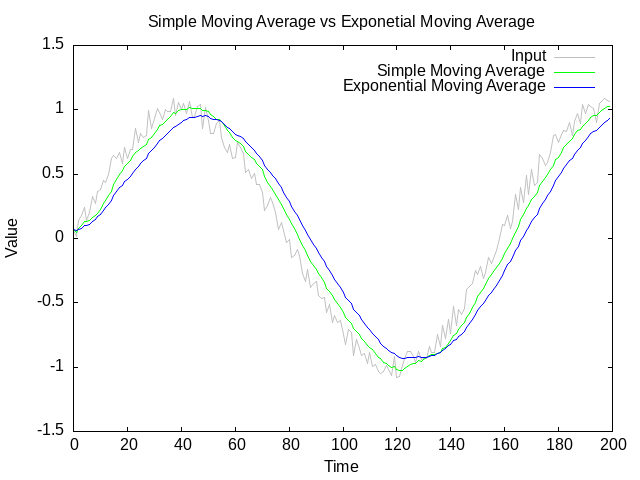

Generate this figure with gnuplot:
set terminal png;
set output "test.png";
set title "Simple Moving Average vs Exponetial Moving Average";
set xlabel "Time";
set ylabel "Value";

set datafile separator ','
plot \
    "test.csv" using 1:2 with lines title 'Input' linecolor rgb "grey",\
    "test.csv" using 1:3 with lines title 'Simple Moving Average' linecolor rgb "green",\
    "test.csv" using 1:4 with lines title 'Exponential Moving Average'  linecolor rgb "blue"
